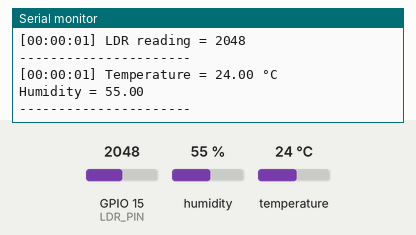
Simulated run of this sketch. Board: ESP32. Parts: the last lines printed to the serial monitor. The test bench sets the inputs (shaded band); at power-on: humidity 55 %, GPIO 15 (LDR_PIN) = 2048, temperature 24 °C.

Above: at 1.8 s.
1.9 s: humidity set to 22 %
At 2.8 s:
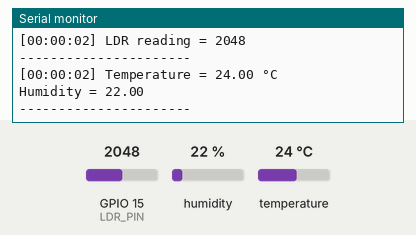
3.4 s: GPIO 15 (LDR_PIN) set to 2866
At 4.7 s:
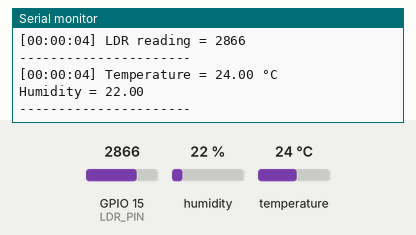
4.9 s: temperature set to 12 °C
At 5.8 s:
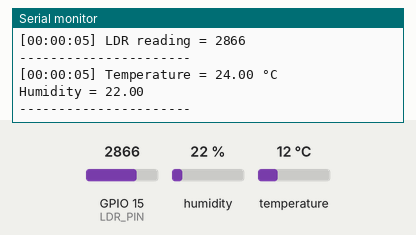
6.4 s: GPIO 15 (LDR_PIN) set to 3603
At 7.7 s:
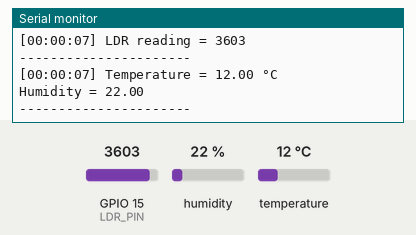
7.9 s: humidity set to 40 %
At 8.8 s:
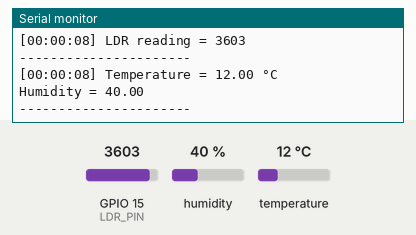
Timing chart, 0 to 10.4 s (numbered marks = the images above; inputs shaded):
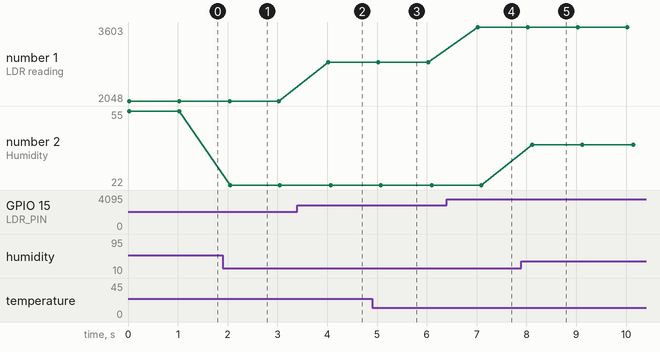

The sketch:

RTOS_Task_11.ino
```cpp
/*
  This program reads temperature and humidity from a DHT11 sensor and light intensity from an LDR sensor using separate FreeRTOS tasks.
  The sensor data is transmitted via a queue and printed with a timestamp.

  - Uses FreeRTOS tasks for concurrent sensor readings.
  - Implements a queue for inter-task communication.
  - Formats and displays timestamps in HH:MM:SS format.
*/

#include <Arduino.h>
#include <DHT.h>

#define DHT_PIN 23
#define DHTTYPE DHT11
#define LDR_PIN 15

#define DHT_SENSOR 0
#define LDR_SENSOR 1

DHT DHT_Sensor(DHT_PIN, DHTTYPE);
QueueHandle_t myQueue;

struct SensorValue {
  int type;
  float temp;
  float humidity;
  int ldr;
  uint32_t timestamp;  // Timestamp in seconds
};

// Function to format and print the timestamp as HH:MM:SS
void printTimestamp(uint32_t seconds) {
  uint32_t hours = (seconds / 3600) % 24;
  uint32_t minutes = (seconds / 60) % 60;
  uint32_t secs = seconds % 60;
  Serial.printf("[%02d:%02d:%02d] ", hours, minutes, secs);
}

void DHTSensor(void *pvParameters) {
  while (1) {
    SensorValue data;
    data.type = DHT_SENSOR;
    data.temp = DHT_Sensor.readTemperature();
    data.humidity = DHT_Sensor.readHumidity();
    data.ldr = -1;                                    // Placeholder for LDR value
    data.timestamp = esp_timer_get_time() / 1000000;  // Convert microseconds to seconds

    xQueueSend(myQueue, &data, portMAX_DELAY);
    vTaskDelay(pdMS_TO_TICKS(1000));  // Delay 1 second
  }
}

void LDRSensor(void *parameter) {
  while (1) {
    SensorValue data;
    data.type = LDR_SENSOR;
    data.temp = -1;  // Placeholder for temperature
    data.humidity = -1;
    data.ldr = analogRead(LDR_PIN);                   // Read LDR value
    data.timestamp = esp_timer_get_time() / 1000000;  // Convert microseconds to seconds

    xQueueSend(myQueue, &data, portMAX_DELAY);
    vTaskDelay(pdMS_TO_TICKS(1000));  // Delay 1 second
  }
}

void Print(void *pvParameters) {
  SensorValue receivedValue;
  while (1) {
    if (xQueueReceive(myQueue, &receivedValue, portMAX_DELAY) == pdPASS) {
      printTimestamp(receivedValue.timestamp);

      if (receivedValue.type == DHT_SENSOR) {
        Serial.print("Temperature = ");
        Serial.print(receivedValue.temp);
        Serial.println(" °C");

        Serial.print("Humidity = ");
        Serial.println(receivedValue.humidity);
      }
      else if (receivedValue.type == LDR_SENSOR) {
        Serial.print("LDR reading = ");
        Serial.println(receivedValue.ldr);
      }
      Serial.println("----------------------");
    }
  }
}

void setup() {
  Serial.begin(115200);
  pinMode(LDR_PIN, INPUT);
  DHT_Sensor.begin();

  myQueue = xQueueCreate(5, sizeof(SensorValue));

  xTaskCreate(DHTSensor, "DHTSender", 2048, NULL, 1, NULL);
  xTaskCreate(LDRSensor, "LDRSender", 2048, NULL, 1, NULL);
  xTaskCreate(Print, "Print", 2048, NULL, 1, NULL);
}

void loop() {
  // No code needed in loop, as tasks handle everything
}
```

Measured:
- after the input at 1.9 s, the serial monitor: prints a new line after 0.15 s (image 1)
- after the input at 3.4 s, the serial monitor: prints a new line after 0.62 s (image 2)
- after the input at 6.4 s, the serial monitor: prints a new line after 0.62 s (image 4)
- after the input at 7.9 s, the serial monitor: prints a new line after 0.22 s (image 5)
- plotted number 1: 2048 → 2866 after the input at 3.4 s, 2866 → 3603 after the input at 6.4 s
- plotted number 2: 55 → 22 after the input at 1.9 s, 22 → 40 after the input at 7.9 s
